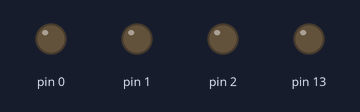
The sketch below on a simulated Arduino Uno, built with avr-gcc and run on an emulated ATmega328P. Shown: output pins drawn as LEDs (lit = HIGH).

Above: at 0.5 s.
At 1.5 s:
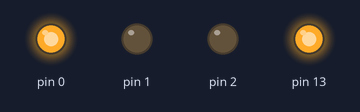
At 2.5 s:
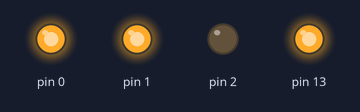
At 3.5 s:
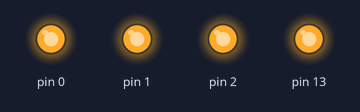
Timing chart, 0 to 5.2 s (numbered marks = the images above):
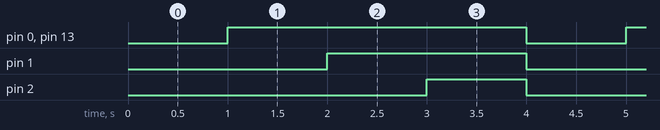

The sketch:

blinker.ino
```cpp
void setup() {
  pinMode(0,OUTPUT);
  pinMode(1,OUTPUT);
  pinMode(2,OUTPUT);
  pinMode(13,OUTPUT);
}

void loop() {
  digitalWrite(0,false);
  digitalWrite(1,false);
  digitalWrite(2,false);
  digitalWrite(13,false);
  delay(1000);
  digitalWrite(13,true);
  digitalWrite(0,true);
  delay(1000);
  digitalWrite(1,true);
  delay(1000);
  digitalWrite(2,true);
  delay(1000);
}
```

Measured:
- by itself, pin 0, pin 13: alternates HIGH for 3.0 s and LOW for 1.0 s
- by itself, pin 1: alternates HIGH for 2.0 s and LOW for 2.0 s
- by itself, pin 2: alternates HIGH for 1.0 s and LOW for 3.0 s
